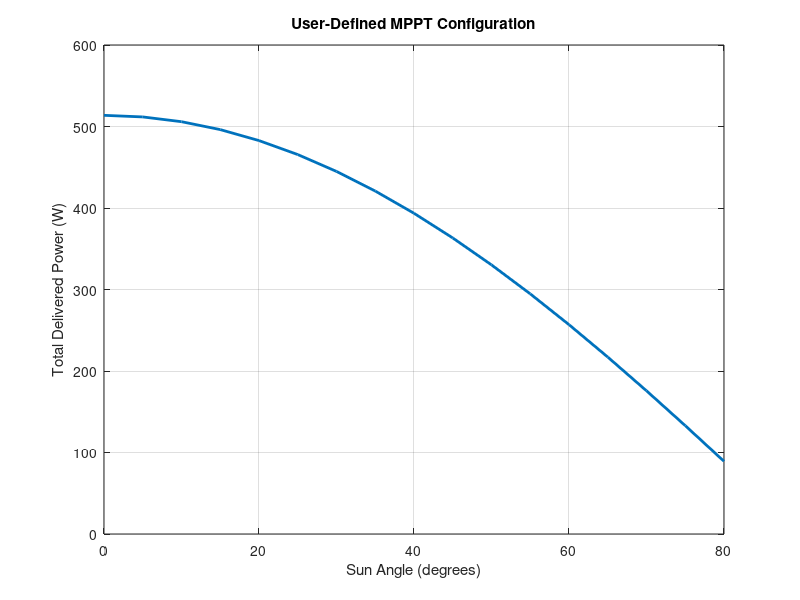

Here is the MATLAB script that generated this plot:
function evaluate_user_configuration()

clc; clear; close all;

%% =====================================================
% USER INPUT: DEFINE STRING CONFIGURATION
% Each cell entry = one string (panels in series)
%% =====================================================

config = { [1 2 3], [4 5], [6 7], [8], [9 10 11] };

%% =====================================================
% SYSTEM SETTINGS
%% =====================================================

sunAngles = 0:5:80;
Sun.Gbeam = 1000;

%% =====================================================
% MAXEON GEN III Me1 CELL DATA
%% =====================================================

pvCell.Voc  = 0.730;
pvCell.Isc  = 6.18;
pvCell.Vmpp = 0.632;
pvCell.Impp = 5.89;

panelCellCounts = [36 36 36 20 20 26 26 46 46 30 30];

%% =====================================================
% MPPT LIMITS (PowerMR 10A)
%% =====================================================

Vmin_MPPT = 15;
Vmax_MPPT = 60;

%% =====================================================
% SWEEP SUN ANGLE
%% =====================================================

totalPower = zeros(size(sunAngles));

for a = 1:length(sunAngles)
    
    Sun.theta = sunAngles(a);
    thetaFactor = max(0, cosd(Sun.theta));
    
    systemPower = 0;
    
    for s = 1:length(config)
        
        stringPanels = config{s};
        
        % ---- Compute string Vmpp ----
        Vmpp_est = 0;
        for p = stringPanels
            Vmpp_est = Vmpp_est + panelCellCounts(p) * pvCell.Vmpp;
        end
        
        % ---- Check MPPT voltage window ----
        if Vmpp_est < Vmin_MPPT || Vmpp_est > Vmax_MPPT
            continue
        end
        
        % ---- Estimate raw string power ----
        Praw = 0;
        for p = stringPanels
            Ncells = panelCellCounts(p);
            Praw = Praw + Ncells * pvCell.Vmpp * pvCell.Impp * thetaFactor;
        end

        
        % ---- Apply MPPT power caps ----
        if Vmpp_est < 25
            Pstring = min(Praw,150);
        elseif Vmpp_est < 48
            Pstring = min(Praw,250);
        else
            Pstring = min(Praw,400);
        end
        
        systemPower = systemPower + Pstring;
        
    end
    
    totalPower(a) = systemPower;
    
end

%% =====================================================
% PLOT RESULT
%% =====================================================

figure;
plot(sunAngles, totalPower, 'LineWidth',2);
xlabel('Sun Angle (degrees)');
ylabel('Total Delivered Power (W)');
title('User-Defined MPPT Configuration');
grid on;

%% =====================================================
% PRINT PEAK POWER
%% =====================================================

[maxPower, idx] = max(totalPower);
fprintf('\nMaximum delivered power = %.2f W at %d° sun angle\n', ...
        maxPower, sunAngles(idx));

end
